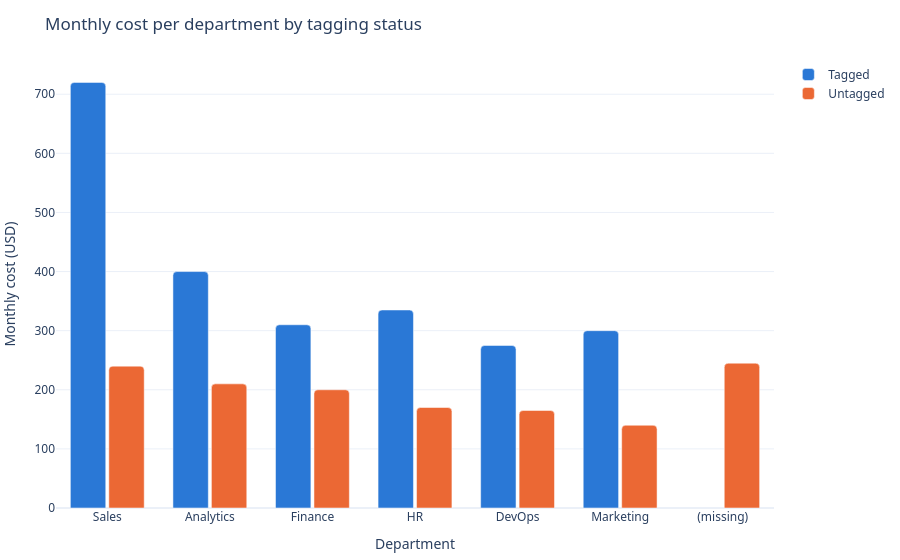

The code cell stored with this chart in its notebook:
### Markdown cell above
### 4.2 Bar chart: cost per department by tagging status

### Code cell
by_dept = (df.assign(Department=df["Department"].fillna("(missing)"))
             .groupby(["Department", "Status"], as_index=False)["MonthlyCostUSD"].sum())
dept_order = (df.groupby("Department")["MonthlyCostUSD"].sum()
                .sort_values(ascending=False).index.tolist() + ["(missing)"])
fig = px.bar(by_dept, x="Department", y="MonthlyCostUSD", color="Status", barmode="group",
             color_discrete_map=COLORS, title="Monthly cost per department by tagging status",
             category_orders={"Department": dept_order, "Status": ["Tagged", "Untagged"]},
             labels={"MonthlyCostUSD": "Monthly cost (USD)"})
style(fig, bargap=0.25, bargroupgap=0.08).show()

### Figure 1 — Plotly figure (JSON) as saved in the notebook; plotly's stock layout.template omitted (floating-point values rounded to 4 significant figures)
{"data": [{"alignmentgroup": "True", "hovertemplate": "Status=Tagged<br>Department=%{x}<br>Monthly cost (USD)=%{y}<extra></extra>", "legendgroup": "Tagged", "marker": {"color": "#2a78d6", "pattern": {"shape": ""}}, "name": "Tagged", "offsetgroup": "Tagged", "orientation": "v", "showlegend": true, "textposition": "auto", "type": "bar", "x": ["Analytics", "DevOps", "Finance", "HR", "Marketing", "Sales"], "xaxis": "x", "y": [400.0, 275.0, 310.0, 335.0, 300.0, 720.0], "yaxis": "y"}, {"alignmentgroup": "True", "hovertemplate": "Status=Untagged<br>Department=%{x}<br>Monthly cost (USD)=%{y}<extra></extra>", "legendgroup": "Untagged", "marker": {"color": "#eb6834", "pattern": {"shape": ""}}, "name": "Untagged", "offsetgroup": "Untagged", "orientation": "v", "showlegend": true, "textposition": "auto", "type": "bar", "x": ["(missing)", "Analytics", "DevOps", "Finance", "HR", "Marketing", "Sales"], "xaxis": "x", "y": [245.0, 210.0, 165.0, 200.0, 170.0, 140.0, 240.0], "yaxis": "y"}], "layout": {"barcornerradius": 4, "bargap": 0.25, "bargroupgap": 0.08, "barmode": "group", "font": {"family": "Segoe UI, Arial"}, "legend": {"title": {"text": ""}, "tracegroupgap": 0}, "margin": {"b": 10, "l": 10, "r": 10, "t": 60}, "title": {"text": "Monthly cost per department by tagging status"}, "xaxis": {"anchor": "y", "categoryarray": ["Sales", "Analytics", "Finance", "HR", "DevOps", "Marketing", "(missing)"], "categoryorder": "array", "domain": [0.0, 1.0], "title": {"text": "Department"}}, "yaxis": {"anchor": "x", "domain": [0.0, 1.0], "title": {"text": "Monthly cost (USD)"}}}}
